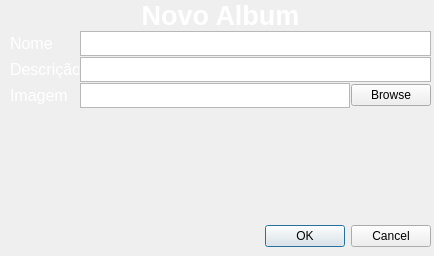
<?xml version="1.0" encoding="UTF-8"?>
<ui version="4.0">
 <class>AddAlbumForm</class>
 <widget class="QDialog" name="AddAlbumForm">
  <property name="windowModality">
   <enum>Qt::NonModal</enum>
  </property>
  <property name="geometry">
   <rect>
    <x>0</x>
    <y>0</y>
    <width>434</width>
    <height>256</height>
   </rect>
  </property>
  <property name="windowTitle">
   <string>Dialog</string>
  </property>
  <property name="styleSheet">
   <string notr="true">#AddAlbumForm{
background: url(:/imagens/backgorund.png)
}</string>
  </property>
  <widget class="QDialogButtonBox" name="buttonBox">
   <property name="geometry">
    <rect>
     <x>90</x>
     <y>220</y>
     <width>341</width>
     <height>32</height>
    </rect>
   </property>
   <property name="orientation">
    <enum>Qt::Horizontal</enum>
   </property>
   <property name="standardButtons">
    <set>QDialogButtonBox::Cancel|QDialogButtonBox::Ok</set>
   </property>
  </widget>
  <widget class="QWidget" name="verticalLayoutWidget">
   <property name="geometry">
    <rect>
     <x>10</x>
     <y>0</y>
     <width>421</width>
     <height>211</height>
    </rect>
   </property>
   <layout class="QVBoxLayout" name="verticalLayout" stretch="1,1,1,1">
    <property name="spacing">
     <number>1</number>
    </property>
    <property name="sizeConstraint">
     <enum>QLayout::SetMaximumSize</enum>
    </property>
    <item>
     <layout class="QHBoxLayout" name="horizontalLayout_3">
      <item>
       <widget class="QLabel" name="label">
        <property name="minimumSize">
         <size>
          <width>0</width>
          <height>30</height>
         </size>
        </property>
        <property name="maximumSize">
         <size>
          <width>16777215</width>
          <height>30</height>
         </size>
        </property>
        <property name="font">
         <font>
          <pointsize>20</pointsize>
          <weight>75</weight>
          <bold>true</bold>
         </font>
        </property>
        <property name="styleSheet">
         <string notr="true">#label{color: rgb(255, 255, 255)}</string>
        </property>
        <property name="text">
         <string>Novo Album</string>
        </property>
        <property name="textFormat">
         <enum>Qt::AutoText</enum>
        </property>
        <property name="scaledContents">
         <bool>false</bool>
        </property>
        <property name="alignment">
         <set>Qt::AlignCenter</set>
        </property>
        <property name="wordWrap">
         <bool>false</bool>
        </property>
       </widget>
      </item>
     </layout>
    </item>
    <item>
     <layout class="QHBoxLayout" name="horizontalLayout" stretch="1,5">
      <item>
       <widget class="QLabel" name="label_2">
        <property name="enabled">
         <bool>true</bool>
        </property>
        <property name="minimumSize">
         <size>
          <width>69</width>
          <height>0</height>
         </size>
        </property>
        <property name="maximumSize">
         <size>
          <width>69</width>
          <height>75</height>
         </size>
        </property>
        <property name="font">
         <font>
          <pointsize>12</pointsize>
         </font>
        </property>
        <property name="styleSheet">
         <string notr="true">#label_2{color: rgb(255, 255, 255)}</string>
        </property>
        <property name="text">
         <string>Nome</string>
        </property>
       </widget>
      </item>
      <item>
       <widget class="QTextEdit" name="nome">
        <property name="minimumSize">
         <size>
          <width>0</width>
          <height>25</height>
         </size>
        </property>
        <property name="maximumSize">
         <size>
          <width>16777215</width>
          <height>25</height>
         </size>
        </property>
        <property name="tabChangesFocus">
         <bool>true</bool>
        </property>
       </widget>
      </item>
     </layout>
    </item>
    <item>
     <layout class="QHBoxLayout" name="horizontalLayout_2" stretch="1,5">
      <item>
       <widget class="QLabel" name="label_3">
        <property name="minimumSize">
         <size>
          <width>69</width>
          <height>0</height>
         </size>
        </property>
        <property name="maximumSize">
         <size>
          <width>69</width>
          <height>16777215</height>
         </size>
        </property>
        <property name="font">
         <font>
          <pointsize>12</pointsize>
         </font>
        </property>
        <property name="styleSheet">
         <string notr="true">#label_3{color: rgb(255, 255, 255)}</string>
        </property>
        <property name="text">
         <string>Descrição</string>
        </property>
       </widget>
      </item>
      <item>
       <widget class="QTextEdit" name="descricao">
        <property name="minimumSize">
         <size>
          <width>0</width>
          <height>25</height>
         </size>
        </property>
        <property name="maximumSize">
         <size>
          <width>16777215</width>
          <height>25</height>
         </size>
        </property>
        <property name="tabChangesFocus">
         <bool>true</bool>
        </property>
       </widget>
      </item>
     </layout>
    </item>
    <item>
     <layout class="QHBoxLayout" name="horizontalLayout_4" stretch="1,4,1">
      <item>
       <widget class="QLabel" name="label_4">
        <property name="minimumSize">
         <size>
          <width>69</width>
          <height>0</height>
         </size>
        </property>
        <property name="maximumSize">
         <size>
          <width>69</width>
          <height>16777215</height>
         </size>
        </property>
        <property name="font">
         <font>
          <pointsize>12</pointsize>
         </font>
        </property>
        <property name="styleSheet">
         <string notr="true">#label_4{color: rgb(255, 255, 255)}</string>
        </property>
        <property name="text">
         <string>Imagem</string>
        </property>
       </widget>
      </item>
      <item>
       <widget class="QTextEdit" name="imageFile">
        <property name="minimumSize">
         <size>
          <width>0</width>
          <height>25</height>
         </size>
        </property>
        <property name="maximumSize">
         <size>
          <width>16777215</width>
          <height>25</height>
         </size>
        </property>
        <property name="tabChangesFocus">
         <bool>true</bool>
        </property>
       </widget>
      </item>
      <item>
       <widget class="QPushButton" name="pushButton">
        <property name="text">
         <string>Browse</string>
        </property>
       </widget>
      </item>
     </layout>
    </item>
   </layout>
  </widget>
 </widget>
 <resources/>
 <connections>
  <connection>
   <sender>buttonBox</sender>
   <signal>rejected()</signal>
   <receiver>AddAlbumForm</receiver>
   <slot>reject()</slot>
   <hints>
    <hint type="sourcelabel">
     <x>316</x>
     <y>260</y>
    </hint>
    <hint type="destinationlabel">
     <x>286</x>
     <y>274</y>
    </hint>
   </hints>
  </connection>
 </connections>
</ui>
